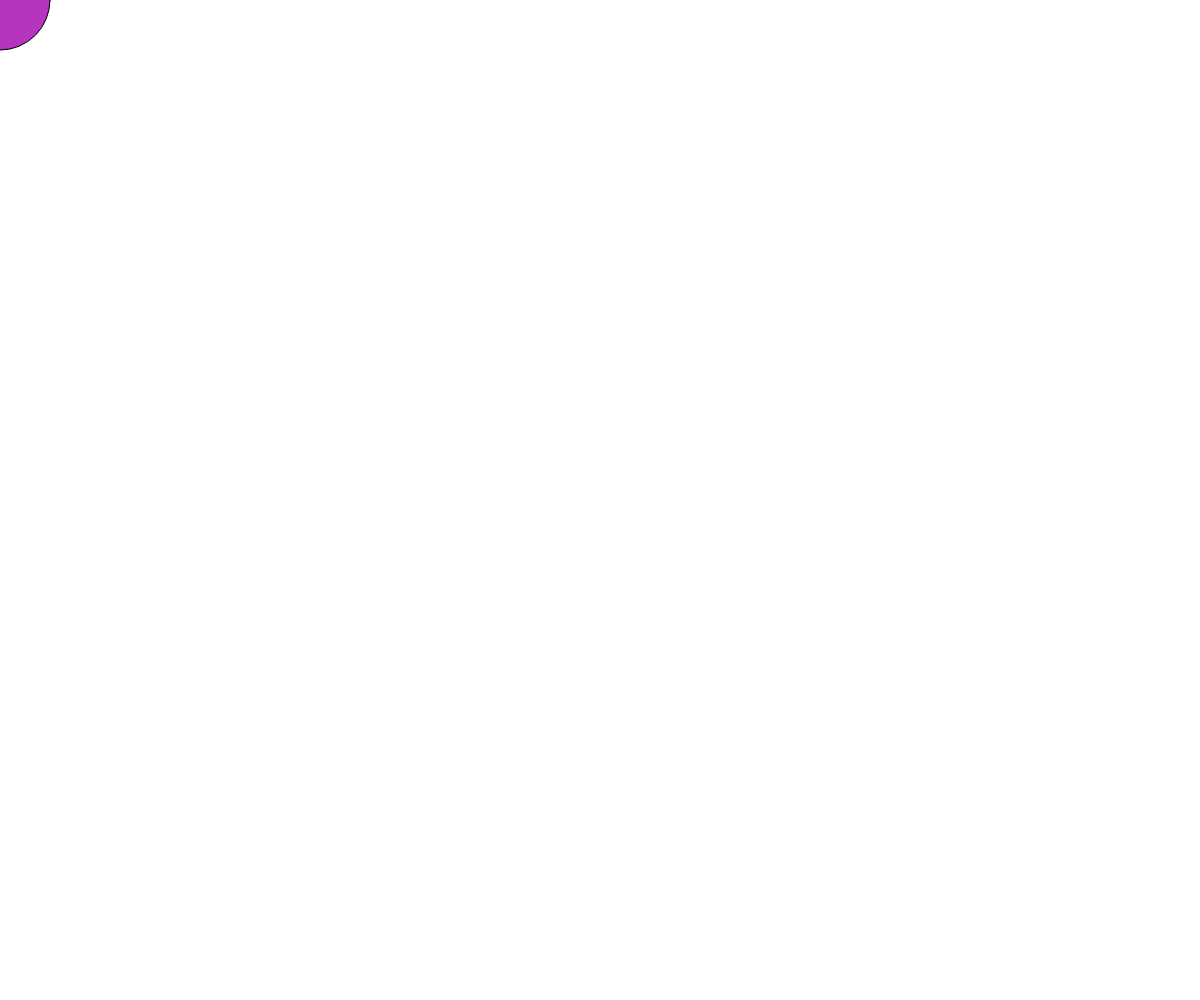
Frame 1 (no input)
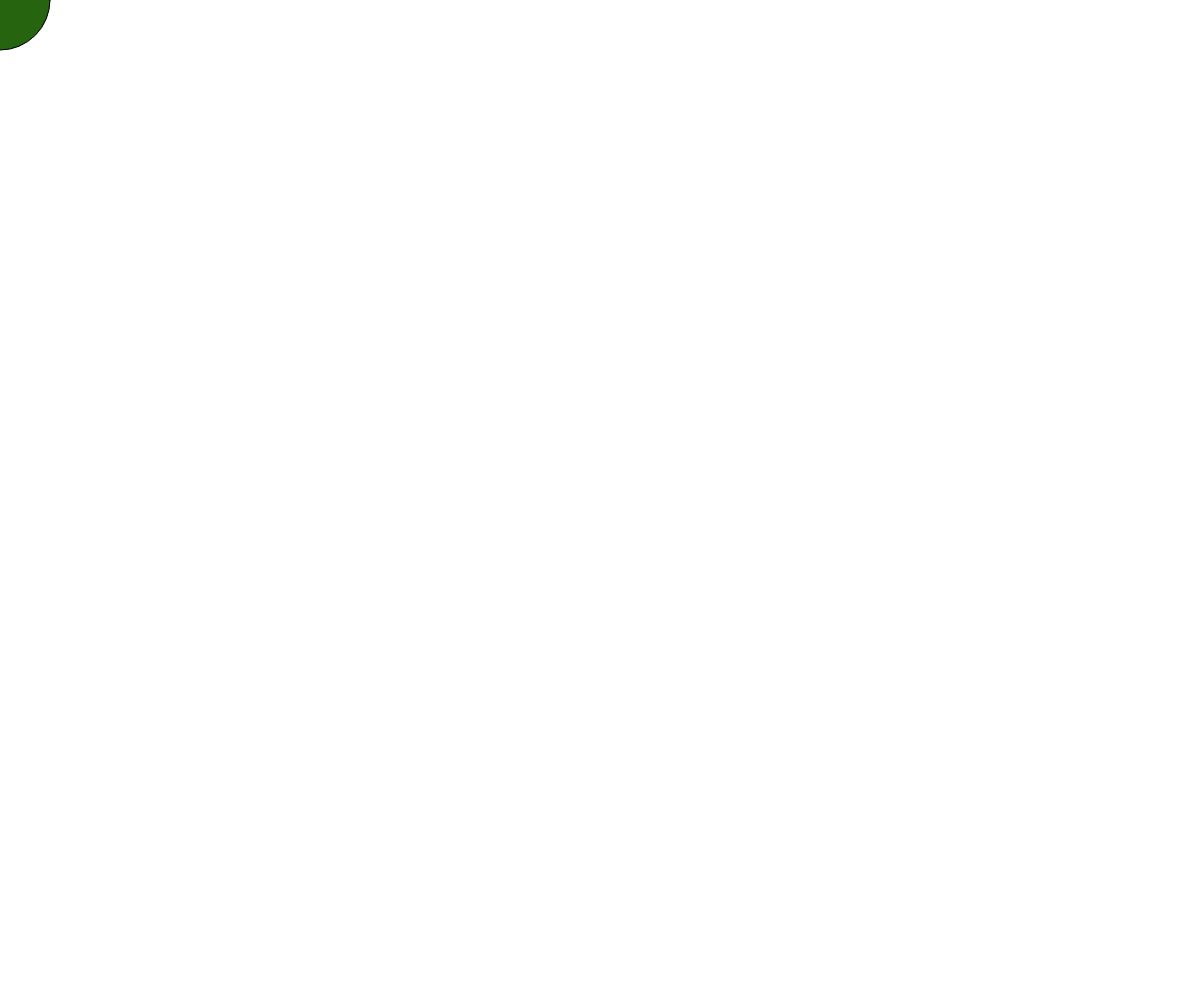
Frame 60 (no input)
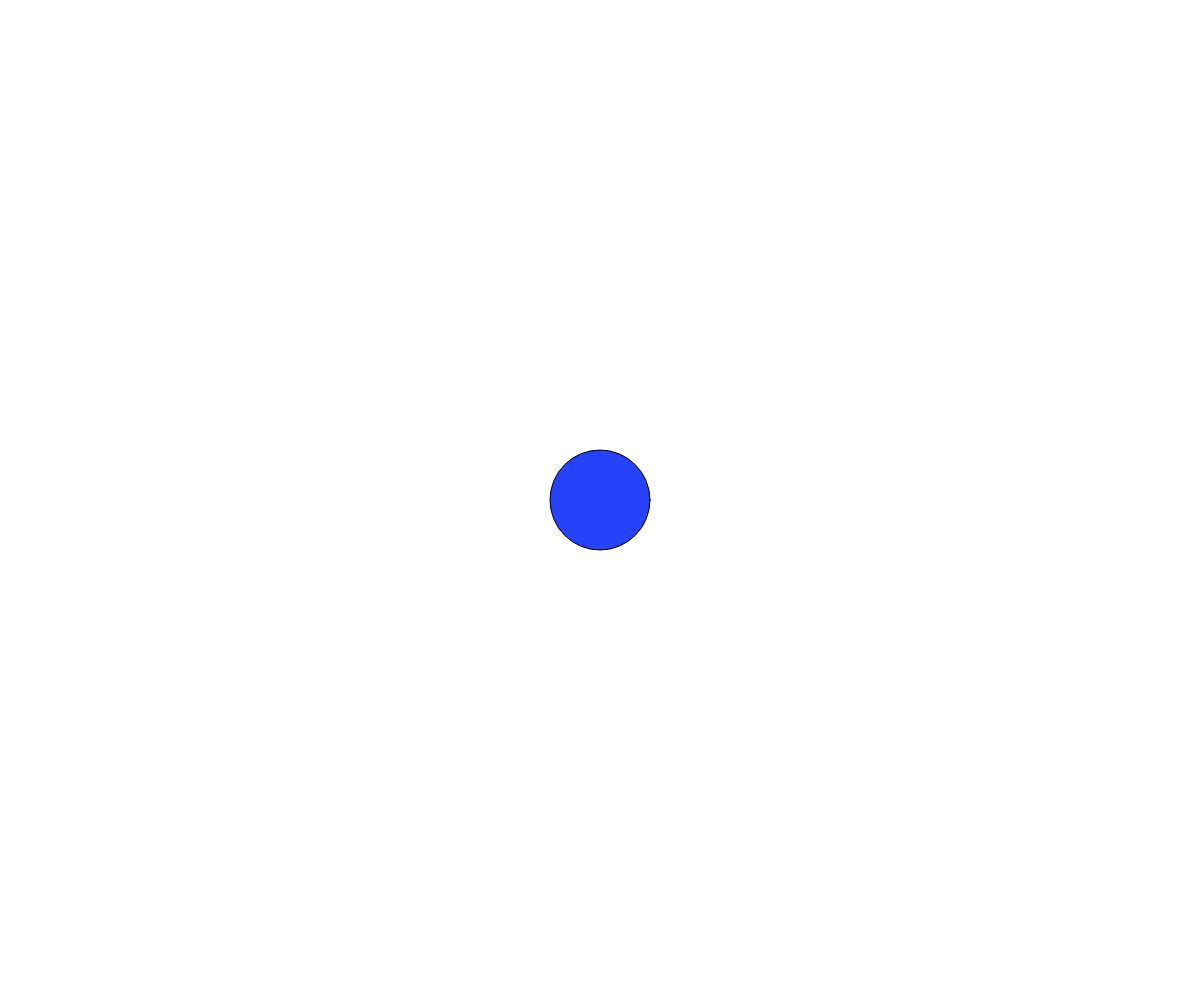
Frame 120 (the mouse pressed at the canvas centre since frame 60)

The p5.js sketch that drew these frames (run headless with seeded random() and noise() and a simulated clock; from frame 60 on, the mouse is pressed at the canvas centre):

// p5.js sketch
// ── sketch.js
function setup() {
  createCanvas(window.innerWidth, window.innerHeight);
}

function draw() {
  background(255);
  fill(random(255), random(255), random(255));
  ellipse(mouseX, mouseY, 100, 100);
}

function windowResized() {
   createCanvas(window.innerWidth, window.innerHeight);
}
